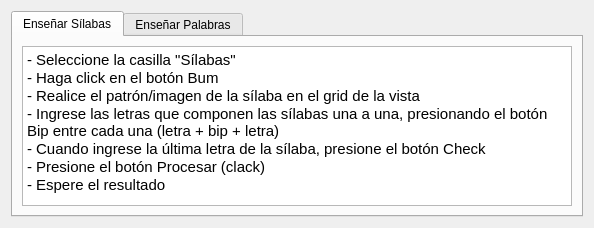
<?xml version="1.0" encoding="UTF-8"?>
<ui version="4.0">
 <class>DialogInstructions</class>
 <widget class="QDialog" name="DialogInstructions">
  <property name="windowModality">
   <enum>Qt::WindowModal</enum>
  </property>
  <property name="geometry">
   <rect>
    <x>0</x>
    <y>0</y>
    <width>594</width>
    <height>228</height>
   </rect>
  </property>
  <property name="windowTitle">
   <string>Instrucciones</string>
  </property>
  <property name="windowIcon">
   <iconset resource="../imageResource.qrc">
    <normaloff>:/icons/instruction.png</normaloff>:/icons/instruction.png</iconset>
  </property>
  <layout class="QVBoxLayout" name="verticalLayout">
   <item>
    <widget class="QTabWidget" name="tabWidget">
     <property name="currentIndex">
      <number>0</number>
     </property>
     <widget class="QWidget" name="tab">
      <attribute name="title">
       <string>Enseñar Sílabas</string>
      </attribute>
      <layout class="QVBoxLayout" name="verticalLayout_2">
       <item>
        <widget class="QTextBrowser" name="textBrowser">
         <property name="html">
          <string>&lt;!DOCTYPE HTML PUBLIC &quot;-//W3C//DTD HTML 4.0//EN&quot; &quot;http://www.w3.org/TR/REC-html40/strict.dtd&quot;&gt;
&lt;html&gt;&lt;head&gt;&lt;meta name=&quot;qrichtext&quot; content=&quot;1&quot; /&gt;&lt;style type=&quot;text/css&quot;&gt;
p, li { white-space: pre-wrap; }
&lt;/style&gt;&lt;/head&gt;&lt;body style=&quot; font-family:'Ubuntu'; font-size:11pt; font-weight:400; font-style:normal;&quot;&gt;
&lt;p align=&quot;justify&quot; style=&quot; margin-top:0px; margin-bottom:0px; margin-left:0px; margin-right:0px; -qt-block-indent:0; text-indent:0px;&quot;&gt;- Seleccione la casilla &amp;quot;Sílabas&amp;quot;&lt;/p&gt;
&lt;p align=&quot;justify&quot; style=&quot; margin-top:0px; margin-bottom:0px; margin-left:0px; margin-right:0px; -qt-block-indent:0; text-indent:0px;&quot;&gt;- Haga click en el botón Bum&lt;/p&gt;
&lt;p style=&quot; margin-top:0px; margin-bottom:0px; margin-left:0px; margin-right:0px; -qt-block-indent:0; text-indent:0px;&quot;&gt;- Realice el patrón/imagen de la sílaba en el grid de la vista&lt;/p&gt;
&lt;p style=&quot; margin-top:0px; margin-bottom:0px; margin-left:0px; margin-right:0px; -qt-block-indent:0; text-indent:0px;&quot;&gt;- Ingrese las letras que componen las sílabas una a una, presionando el botón Bip entre cada una (letra + bip + letra)&lt;/p&gt;
&lt;p style=&quot; margin-top:0px; margin-bottom:0px; margin-left:0px; margin-right:0px; -qt-block-indent:0; text-indent:0px;&quot;&gt;- Cuando ingrese la última letra de la sílaba, presione el botón Check&lt;/p&gt;
&lt;p style=&quot; margin-top:0px; margin-bottom:0px; margin-left:0px; margin-right:0px; -qt-block-indent:0; text-indent:0px;&quot;&gt;- Presione el botón Procesar (clack)&lt;/p&gt;
&lt;p style=&quot; margin-top:0px; margin-bottom:0px; margin-left:0px; margin-right:0px; -qt-block-indent:0; text-indent:0px;&quot;&gt;- Espere el resultado&lt;/p&gt;&lt;/body&gt;&lt;/html&gt;</string>
         </property>
        </widget>
       </item>
      </layout>
     </widget>
     <widget class="QWidget" name="tab_2">
      <attribute name="title">
       <string>Enseñar Palabras</string>
      </attribute>
      <layout class="QVBoxLayout" name="verticalLayout_3">
       <item>
        <widget class="QTextBrowser" name="textBrowser_2">
         <property name="html">
          <string>&lt;!DOCTYPE HTML PUBLIC &quot;-//W3C//DTD HTML 4.0//EN&quot; &quot;http://www.w3.org/TR/REC-html40/strict.dtd&quot;&gt;
&lt;html&gt;&lt;head&gt;&lt;meta name=&quot;qrichtext&quot; content=&quot;1&quot; /&gt;&lt;style type=&quot;text/css&quot;&gt;
p, li { white-space: pre-wrap; }
&lt;/style&gt;&lt;/head&gt;&lt;body style=&quot; font-family:'Ubuntu'; font-size:11pt; font-weight:400; font-style:normal;&quot;&gt;
&lt;p align=&quot;justify&quot; style=&quot; margin-top:0px; margin-bottom:0px; margin-left:0px; margin-right:0px; -qt-block-indent:0; text-indent:0px;&quot;&gt;- Seleccione la casilla &amp;quot;Palabras&amp;quot;&lt;/p&gt;
&lt;p align=&quot;justify&quot; style=&quot; margin-top:0px; margin-bottom:0px; margin-left:0px; margin-right:0px; -qt-block-indent:0; text-indent:0px;&quot;&gt;- Haga click en el botón Bum&lt;/p&gt;
&lt;p style=&quot; margin-top:0px; margin-bottom:0px; margin-left:0px; margin-right:0px; -qt-block-indent:0; text-indent:0px;&quot;&gt;- Realice el patrón/imagen de la palabra en el grid de la vista&lt;/p&gt;
&lt;p style=&quot; margin-top:0px; margin-bottom:0px; margin-left:0px; margin-right:0px; -qt-block-indent:0; text-indent:0px;&quot;&gt;- Ingrese las sílabas que componen la palabra de una en una, presionando el botón Bip entre ellas (sílaba+ bip + sílaba)&lt;/p&gt;
&lt;p style=&quot; margin-top:0px; margin-bottom:0px; margin-left:0px; margin-right:0px; -qt-block-indent:0; text-indent:0px;&quot;&gt;- Cuando ingrese la última sílaba de la palabra, presione el botón Check&lt;/p&gt;
&lt;p style=&quot; margin-top:0px; margin-bottom:0px; margin-left:0px; margin-right:0px; -qt-block-indent:0; text-indent:0px;&quot;&gt;- Presione el botón Procesar (clack)&lt;/p&gt;
&lt;p style=&quot; margin-top:0px; margin-bottom:0px; margin-left:0px; margin-right:0px; -qt-block-indent:0; text-indent:0px;&quot;&gt;- Espere el resultado&lt;/p&gt;&lt;/body&gt;&lt;/html&gt;</string>
         </property>
        </widget>
       </item>
      </layout>
     </widget>
    </widget>
   </item>
  </layout>
 </widget>
 <resources>
  <include location="../imageResource.qrc"/>
 </resources>
 <connections/>
</ui>
